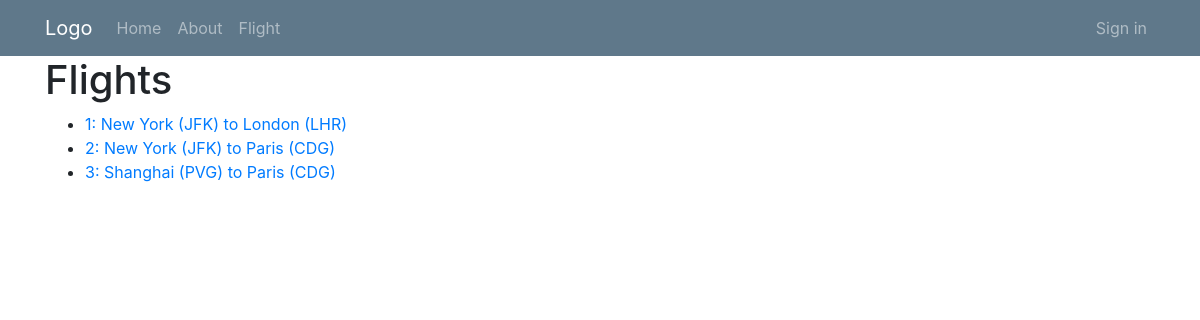
/flights/, run on an earlier commit of the app's database.
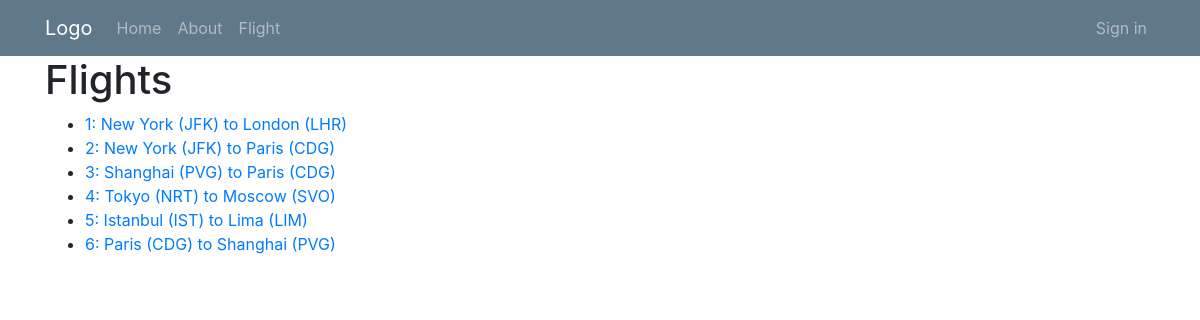
And on a later commit of the database.
### flights/models.py (models this page shows, shortened)
class Flight(models.Model):
    origin = models.ForeignKey(
        Airport, on_delete=models.CASCADE, related_name='departures')
    destination = models.ForeignKey(
        Airport, on_delete=models.CASCADE, related_name='arrival')
    duration = models.IntegerField()

class Airport(models.Model):
    code = models.CharField(max_length=3)
    city = models.CharField(max_length=65)
    def __str__(self):
        return f'{self.city} ({self.code})'

### flights/views.py (the view)
# urls.py: path('', views.index, name='index'),
def index(request):
    context = {
        'flights': Flight.objects.all()
    }
    return render(request, 'index.html', context)

### templates/flights/index.html
{% extends 'layout.html' %}
{% block content %}
<h1>Flights</h1>
<ul>
    {% for flight in flights %}
    <li>
        <a href="{% url 'flight' flight.id %}">{{flight.id}}: {{flight.origin}} to {{flight.destination}}</a>
    </li>
    {% endfor %}
</ul>
{% endblock %}

### templates/flights/layout.html (shortened to what this page needs)
{% load static %}
<!DOCTYPE html>
<html lang="en">
<head>
    <link rel="stylesheet" href="{% static 'style.css' %}">
    <link rel="stylesheet" href="https://maxcdn.bootstrapcdn.com/bootstrap/4.0.0/css/bootstrap.min.css"
>
</head>
<body>
    <div>
        <nav class="navbar navbar-expand-md navbar-dark bg-steel">
            <div class="container">
                <a href="" class="navbar-brand">Logo</a>
                <div class="navbar-nav mr-auto">
                    <a href="" class="nav-item nav-link">Home</a>
                    <a href="" class="nav-item nav-link">About</a>
                    <a href="" class="nav-item nav-link">Flight</a>
                </div>
                <div class="navbar-nav">
                    {% if user.is_authenticated %}
                    <a href="{% url 'logout' %}" class="nav-item nav-link">Logout</a>
                    {% else %}
                    <a href="{% url 'login' %}" class="nav-item nav-link">Sign in</a>
                    {% endif %}
                </div>
            </div>
        </nav>
    </div>
    <div class="container">
        {% block content %}{% endblock %}
    </div>
</body>
</html>

### static/style.css (style rules this page uses)
body { background: #fafafa; color: #333333; margin-top: 5rem; }
.bg-steel { background-color: #5f788a; }

What changed in the data, as far as the page shows it:
added Flight: id "4", origin "Tokyo (NRT)", destination "Moscow (SVO)"
added Flight: id "5", origin "Istanbul (IST)", destination "Lima (LIM)"
added Flight: id "6", origin "Paris (CDG)", destination "Shanghai (PVG)"
